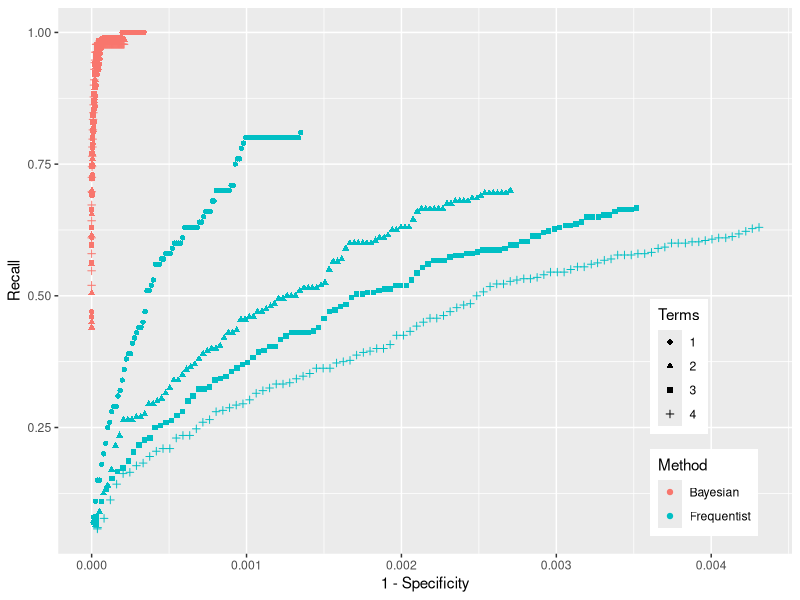
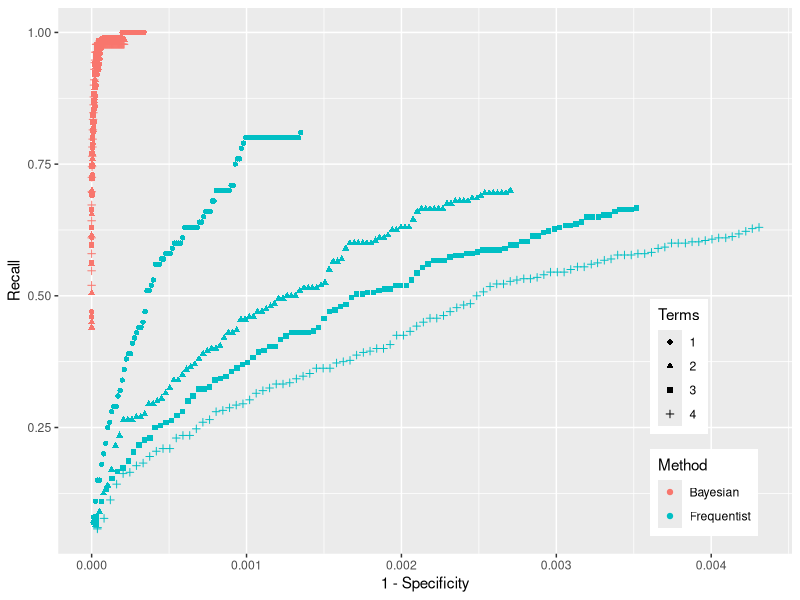

These figures' R source, in order:
require("ggplot2")
data=read.csv("allsim.t4.csv")
data$Terms <- cut (data$terms, breaks=c(-Inf,1.5,2.5,3.5,Inf), labels=c("1","2","3","4"))
data$Method[data$method == "model"] = "Bayesian"
data$Method[data$method == "hypergeometric"] = "Frequentist"
data$fpr <- 1 - data$specificity
ggplot(aes(x = fpr, y = recall, color = Method, shape = Terms, group = interaction(Method,Terms)), data = data) + geom_point() + xlab("1 - Specificity") + ylab("Recall") + theme(legend.position = c(.88,.25))
ggsave("allsim.color.pdf")
